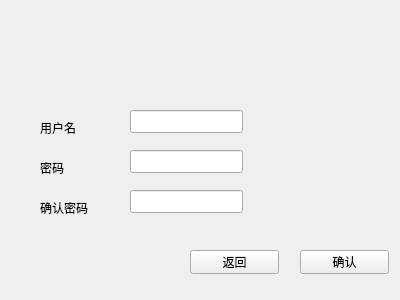
<?xml version="1.0" encoding="UTF-8"?>
<ui version="4.0">
 <class>Regist</class>
 <widget class="QWidget" name="Regist">
  <property name="geometry">
   <rect>
    <x>0</x>
    <y>0</y>
    <width>400</width>
    <height>300</height>
   </rect>
  </property>
  <property name="windowTitle">
   <string>Form</string>
  </property>
  <widget class="QPushButton" name="pushButton">
   <property name="geometry">
    <rect>
     <x>190</x>
     <y>250</y>
     <width>89</width>
     <height>24</height>
    </rect>
   </property>
   <property name="text">
    <string>返回</string>
   </property>
  </widget>
  <widget class="QPushButton" name="pushButton_2">
   <property name="geometry">
    <rect>
     <x>300</x>
     <y>250</y>
     <width>89</width>
     <height>24</height>
    </rect>
   </property>
   <property name="text">
    <string>确认</string>
   </property>
  </widget>
  <widget class="QLineEdit" name="lineEdit">
   <property name="geometry">
    <rect>
     <x>130</x>
     <y>110</y>
     <width>113</width>
     <height>23</height>
    </rect>
   </property>
  </widget>
  <widget class="QLineEdit" name="lineEdit_2">
   <property name="geometry">
    <rect>
     <x>130</x>
     <y>150</y>
     <width>113</width>
     <height>23</height>
    </rect>
   </property>
   <property name="echoMode">
    <enum>QLineEdit::Password</enum>
   </property>
  </widget>
  <widget class="QLineEdit" name="lineEdit_3">
   <property name="geometry">
    <rect>
     <x>130</x>
     <y>190</y>
     <width>113</width>
     <height>23</height>
    </rect>
   </property>
   <property name="echoMode">
    <enum>QLineEdit::Password</enum>
   </property>
  </widget>
  <widget class="QLabel" name="label">
   <property name="geometry">
    <rect>
     <x>40</x>
     <y>120</y>
     <width>72</width>
     <height>15</height>
    </rect>
   </property>
   <property name="text">
    <string>用户名</string>
   </property>
  </widget>
  <widget class="QLabel" name="label_2">
   <property name="geometry">
    <rect>
     <x>40</x>
     <y>160</y>
     <width>72</width>
     <height>15</height>
    </rect>
   </property>
   <property name="text">
    <string>密码</string>
   </property>
  </widget>
  <widget class="QLabel" name="label_3">
   <property name="geometry">
    <rect>
     <x>40</x>
     <y>200</y>
     <width>72</width>
     <height>15</height>
    </rect>
   </property>
   <property name="text">
    <string>确认密码</string>
   </property>
  </widget>
 </widget>
 <resources/>
 <connections/>
</ui>
